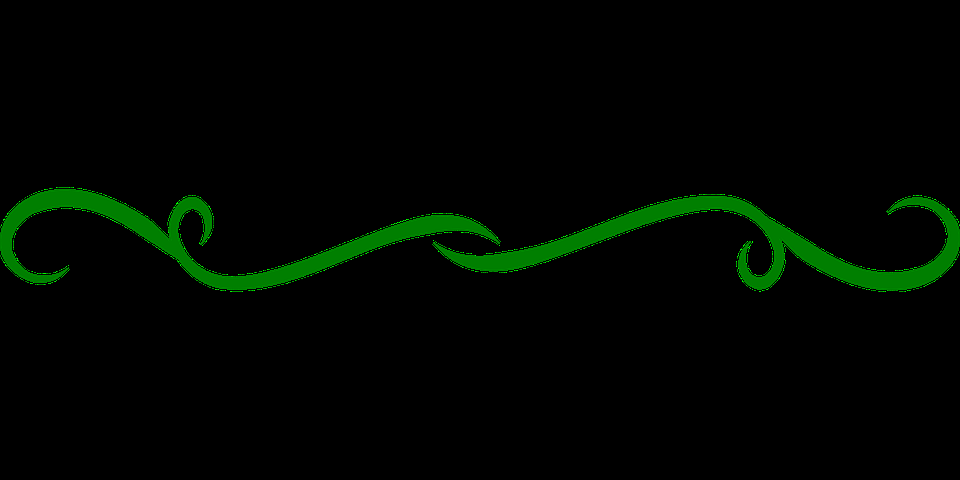
#> input picture line.png, 960 x 480 px, given in place of the camera
$ jupyter execute color_change_tutorial.ipynb   (text cells are left out)
#> lines starting #> are read from the running program, lines starting #| are printed output that depends on the picture; after the words box and inside, x2 and y2 are one past the last pixel; in counts of white or black regions, pixels touching at a corner belong together
[cell 1]
import numpy as np
import cv2
from matplotlib import pyplot as plt

[cell 2]
cap=cv2.VideoCapture(0)

[cell 3]
while (1):
    ##Track each frame
    _,frame=cap.read()
#> frame is the input picture: shape (480, 960, 3); mean B, G, R 0, 6.6, 0

    #Convert BGR to HSV
    hsv=cv2.cvtColor(frame,cv2.COLOR_BGR2HSV)
#> hsv: shape (480, 960, 3); mean H, S, V 3, 12.5, 6.6

    #define range of blue color in HSV
    lower_blue=np.array([110,50,50])
    upper_blue=np.array([130,255,255])

    #Threshold the HSV image to get only blue color
    mask=cv2.inRange(hsv,lower_blue,upper_blue)
#> mask: shape (480, 960); every value is 0

    #Bitwise-AND mask and original image
    res=cv2.bitwise_and(frame,frame,mask=mask)
#> res: shape (480, 960, 3); every value is 0

    cv2.imshow('frame',frame)
    cv2.imshow('mask',mask)
    cv2.imshow('res',res)
    k=cv2.waitKey(5) & 0xFF
#> (key Esc is pressed here)
    if k==27:
        break

cv2.destroyAllWindows()

[cell 4]
img=cv2.imread('pkh.jpg',0)
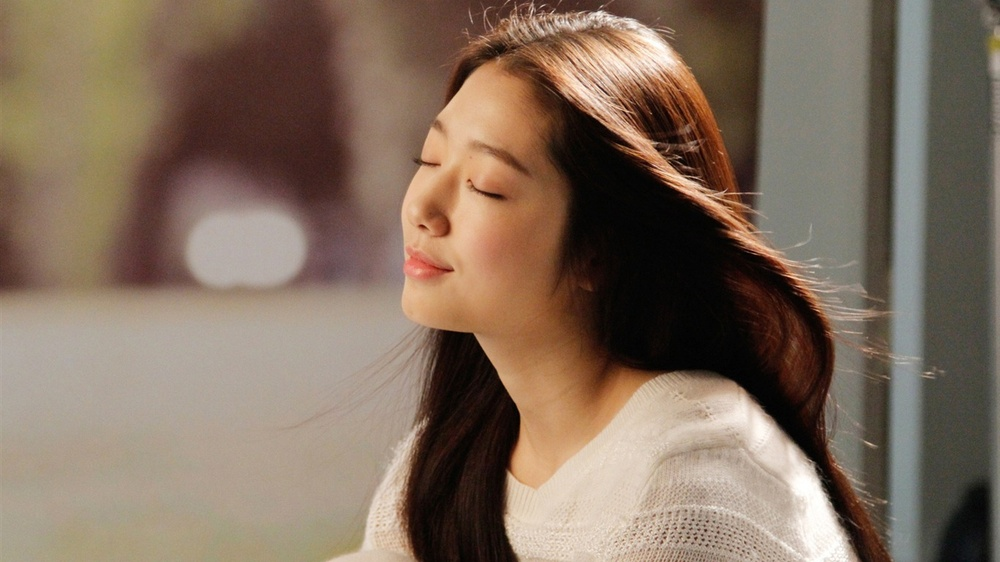
#> input picture pkh.jpg, 1000 x 562 px, shrunk from 1366 x 768 before the run
#> img: shape (562, 1000); min 0, max 255, mean 114

[cell 5]
ret,thresh1=cv2.threshold(img,127,255,cv2.THRESH_BINARY)
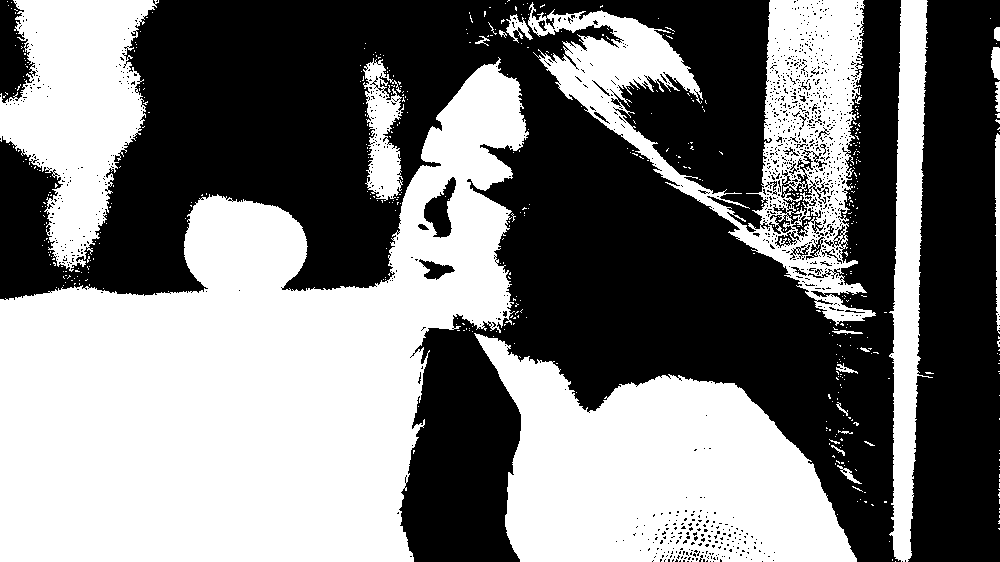
#> thresh1: shape (562, 1000); 48.9% white; 523 white regions (500 under 20 px), largest, box (x1, y1, x2, y2) and area: (0, 57, 529, 562) 143640, (474, 333, 857, 562) 53497, (528, 0, 876, 326) 33038
ret,thresh2=cv2.threshold(img,127,255,cv2.THRESH_BINARY_INV)
ret,thresh3=cv2.threshold(img,127,255,cv2.THRESH_TRUNC)
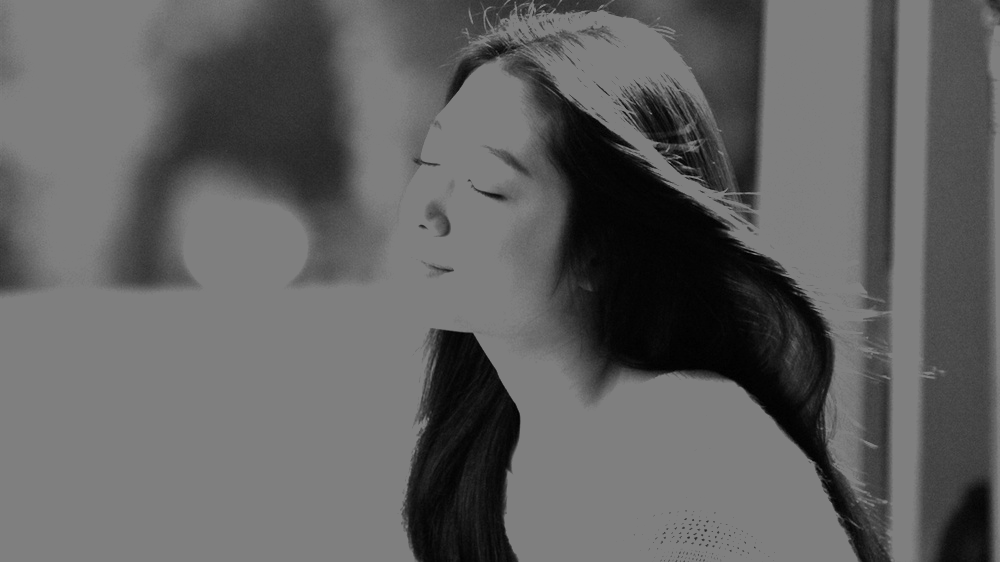
#> thresh3: shape (562, 1000); min 0, max 127, mean 96.7
ret,thresh4=cv2.threshold(img,127,255,cv2.THRESH_TOZERO)
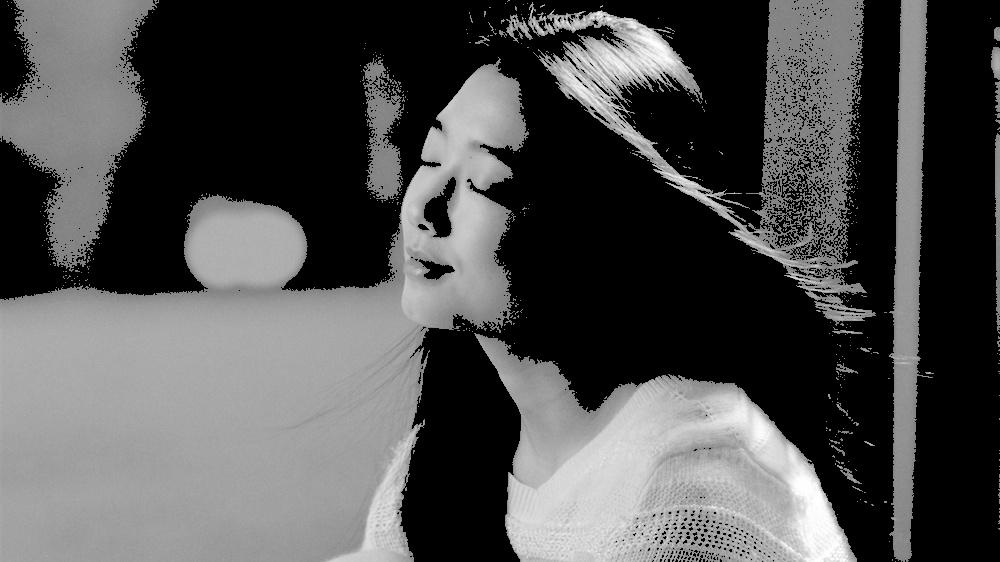
#> thresh4: shape (562, 1000); min 0, max 255, mean 79.4
ret,thresh5=cv2.threshold(img,127,255,cv2.THRESH_TOZERO_INV)
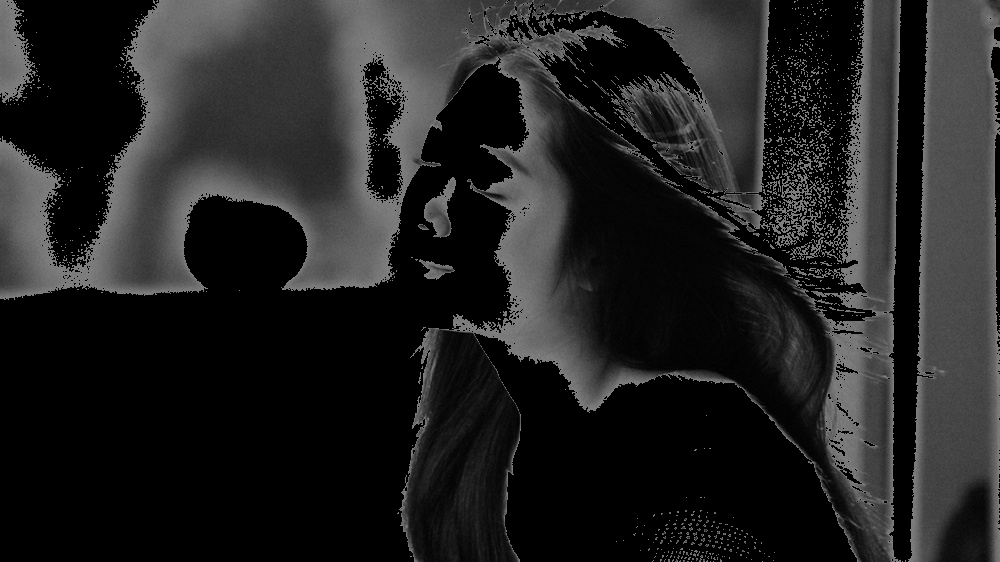
#> thresh5: shape (562, 1000); min 0, max 127, mean 34.6

[cell 6]
titles=['Original Image','BINARY','BINARY INV','TRUNC','TOZERO','TOZERO INV']
images=[img,thresh1,thresh2,thresh3,thresh4,thresh5]

[cell 7]
for i in range(6):
    plt.subplot(2,3,i+1),plt.imshow(images[i],'gray')
    plt.title(titles[i])
    plt.xticks([]),plt.yticks([])

plt.show()

[cell 8]
img=cv2.imread('pkh.jpg',0)
img = cv2.medianBlur(img,5)

ret,th1 = cv2.threshold(img,127,255,cv2.THRESH_BINARY)
#> th1: shape (562, 1000); 49.3% white; 52 white regions (39 under 20 px), largest, box (x1, y1, x2, y2) and area: (0, 60, 528, 562) 143737, (476, 334, 857, 562) 54206, (506, 0, 875, 323) 36010
th2 = cv2.adaptiveThreshold(img,255,cv2.ADAPTIVE_THRESH_MEAN_C,\
            cv2.THRESH_BINARY,11,2)
#> th2: shape (562, 1000); 83.6% white; 3065 black regions (2755 under 20 px), largest, box (x1, y1, x2, y2) and area: (317, 232, 894, 562) 18164, (964, 5, 1000, 562) 5103, (813, 0, 899, 314) 5046
th3 = cv2.adaptiveThreshold(img,255,cv2.ADAPTIVE_THRESH_GAUSSIAN_C,\
            cv2.THRESH_BINARY,11,2)
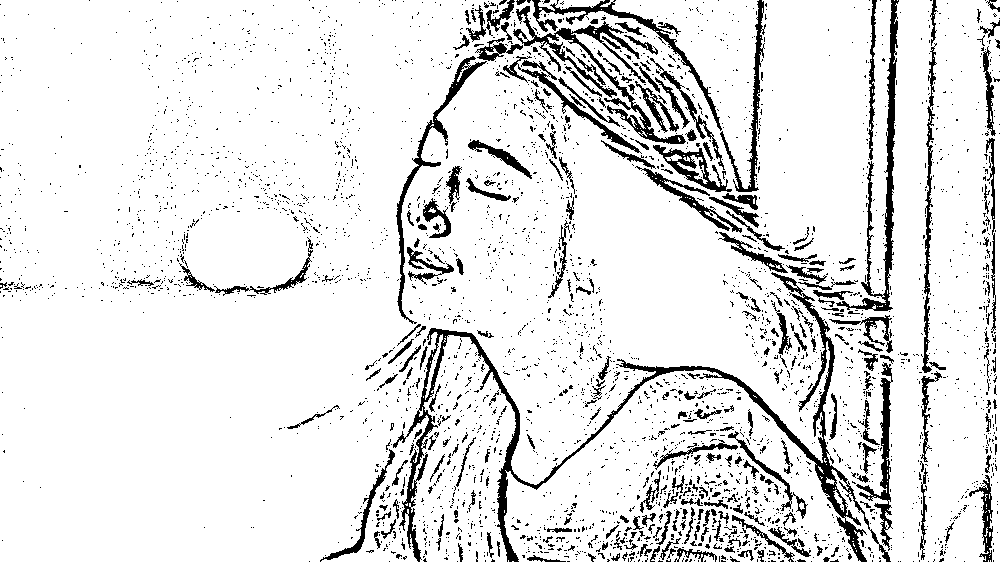
#> th3: shape (562, 1000); 89.5% white; 3529 black regions (3237 under 20 px), largest, box (x1, y1, x2, y2) and area: (393, 272, 891, 562) 8588, (513, 6, 686, 144) 2889, (836, 0, 899, 311) 2697

titles = ['Original Image', 'Global Thresholding (v = 127)',
            'Adaptive Mean Thresholding', 'Adaptive Gaussian Thresholding']
images = [img, th1, th2, th3]

for i in range(4):
    plt.subplot(2,2,i+1),plt.imshow(images[i],'gray')
    plt.title(titles[i])
    plt.xticks([]),plt.yticks([])
plt.show()

[cell 9]
import cv2
import numpy as np
from matplotlib import pyplot as plt

[cell 10]
img=cv2.imread('pkh.jpg')
#> img is the input picture: shape (562, 1000, 3); mean B, G, R 93.8, 110.1, 129.4
kernel = np.ones((10,10),np.float32)/25
dst = cv2.filter2D(img,-1,kernel)
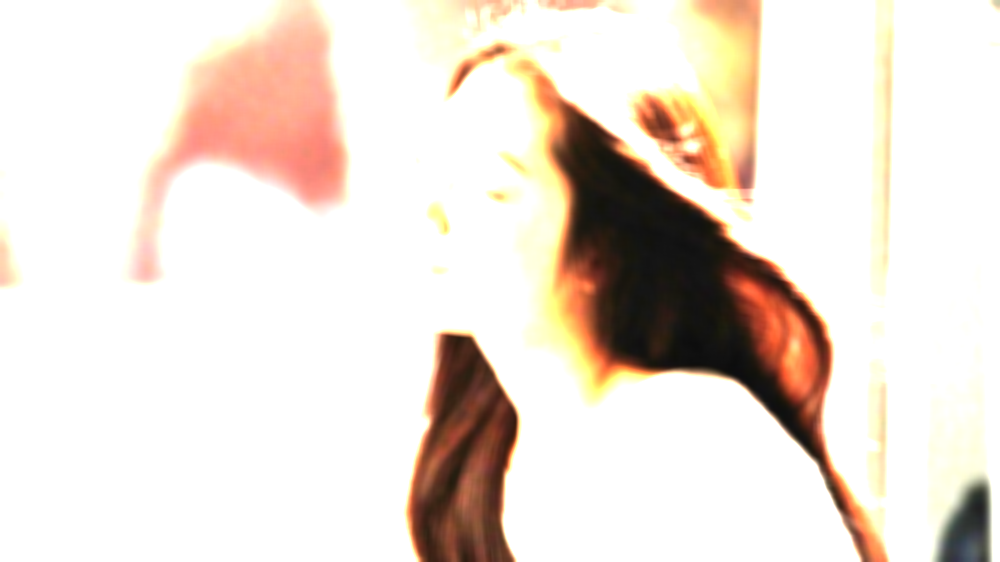
#> dst: shape (562, 1000, 3); mean B, G, R 213.8, 223.2, 233.9
blur = cv2.blur(img,(10,10))
median = cv2.medianBlur(img,5)
blur_filter = cv2.bilateralFilter(img,9,75,75)
plt.subplot(121),plt.imshow(img),plt.title('Original')
plt.xticks([]), plt.yticks([])
# [4 lines of commented-out code are left out]
plt.subplot(122),plt.imshow(blur_filter),plt.title('Filtered Blur')
plt.xticks([]), plt.yticks([])
plt.show()
#> figure, not shown here; B, G, R data is drawn as R, G, B

[cell 11]
img = cv2.imread('pkh.jpg',0)
edges = cv2.Canny(img,100,200)
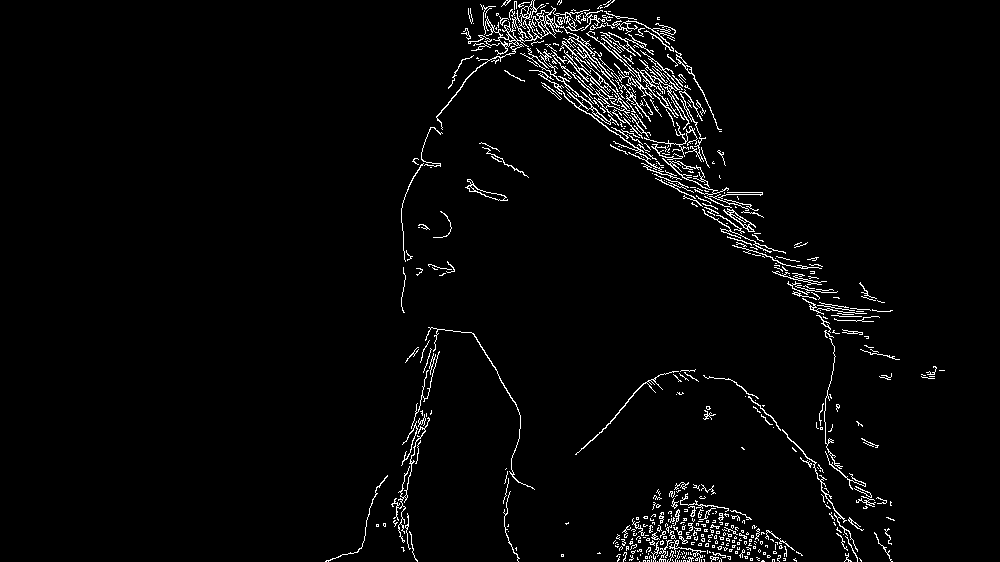
#> edges: shape (562, 1000); 2.8% white in thin lines or dots, all inside (x1, y1, x2, y2) = (325, 0, 945, 562)

plt.subplot(121),plt.imshow(img,cmap = 'gray')
plt.title('Original Image'), plt.xticks([]), plt.yticks([])
plt.subplot(122),plt.imshow(edges,cmap = 'gray')
plt.title('Edge Image'), plt.xticks([]), plt.yticks([])

plt.show()

[cell 12]
import cv2
import numpy as np

img = cv2.imread('pkh.jpg')
hsv = cv2.cvtColor(img,cv2.COLOR_BGR2HSV)
#> hsv: shape (562, 1000, 3); mean H, S, V 18.6, 80.6, 129.7

hist = cv2.calcHist([hsv], [0, 1], None, [180, 256], [0, 180, 0, 256])
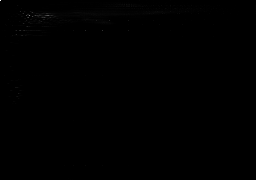
#> hist: shape (180, 256) float32; min 0, max 11035, mean 12.2; drawn with min black and max white
